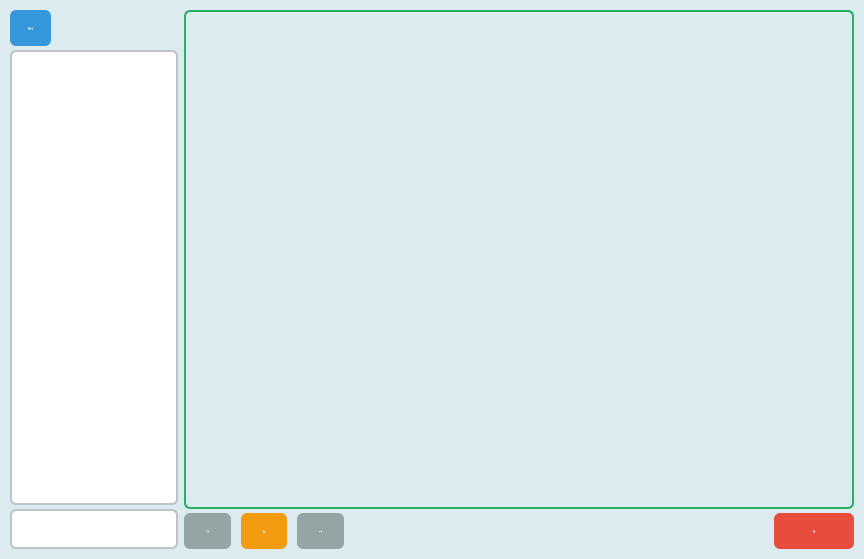
<?xml version="1.0" encoding="UTF-8"?>
<ui version="4.0">
 <class>ImageViewerClass</class>
 <widget class="QWidget" name="ImageViewerClass">
  <property name="geometry">
   <rect>
    <x>0</x>
    <y>0</y>
    <width>864</width>
    <height>559</height>
   </rect>
  </property>
  <property name="windowTitle">
   <string>查看图像记录</string>
  </property>
  <property name="windowIcon">
   <iconset resource="../OCRdemo.qrc">
    <normaloff>:/PIC/Resources/PICs/NGTP.png</normaloff>:/PIC/Resources/PICs/NGTP.png</iconset>
  </property>
  <property name="styleSheet">
   <string notr="true">background-color:rgb(220, 235, 240);</string>
  </property>
  <layout class="QVBoxLayout" name="mainLayout">
   <property name="spacing">
    <number>6</number>
   </property>
   <property name="leftMargin">
    <number>10</number>
   </property>
   <property name="topMargin">
    <number>10</number>
   </property>
   <property name="rightMargin">
    <number>10</number>
   </property>
   <property name="bottomMargin">
    <number>10</number>
   </property>
   <item>
    <layout class="QHBoxLayout" name="contentArea" stretch="2,8">
     <item>
      <layout class="QVBoxLayout" name="leftPanel">
       <property name="spacing">
        <number>4</number>
       </property>
       <item>
        <widget class="QToolButton" name="btnUp">
         <property name="minimumSize">
          <size>
           <width>0</width>
           <height>36</height>
          </size>
         </property>
         <property name="maximumSize">
          <size>
           <width>16777215</width>
           <height>36</height>
          </size>
         </property>
         <property name="font">
          <font>
           <family>Microsoft YaHei</family>
           <pointsize>-1</pointsize>
           <italic>false</italic>
           <bold>true</bold>
          </font>
         </property>
         <property name="styleSheet">
          <string notr="true">QToolButton{font: bold 13px &quot;Microsoft YaHei&quot;; background: #3498db; color: white; border-radius: 6px; padding: 8px 16px;}
QToolButton:hover{background: #2980b9;}</string>
         </property>
         <property name="text">
          <string>返回上一级</string>
         </property>
         <property name="icon">
          <iconset resource="../OCRdemo.qrc">
           <normaloff>:/PIC/Resources/PICs/add_top.png</normaloff>:/PIC/Resources/PICs/add_top.png</iconset>
         </property>
         <property name="iconSize">
          <size>
           <width>20</width>
           <height>20</height>
          </size>
         </property>
         <property name="toolButtonStyle">
          <enum>Qt::ToolButtonStyle::ToolButtonTextBesideIcon</enum>
         </property>
        </widget>
       </item>
       <item>
        <widget class="QTreeView" name="treeView">
         <property name="styleSheet">
          <string notr="true">QTreeView{font: 12px &quot;Microsoft YaHei&quot;; background: #ffffff; border: 2px solid #bdc3c7; border-radius: 6px; padding: 4px;}
QTreeView::item{padding: 4px 8px;}
QTreeView::item:selected{background: #3498db; color: white;}</string>
         </property>
        </widget>
       </item>
       <item>
        <widget class="QLabel" name="labelInfo">
         <property name="minimumSize">
          <size>
           <width>0</width>
           <height>40</height>
          </size>
         </property>
         <property name="font">
          <font>
           <family>Microsoft YaHei</family>
           <pointsize>11</pointsize>
           <bold>true</bold>
          </font>
         </property>
         <property name="styleSheet">
          <string notr="true">QLabel{background: #ffffff; border: 2px solid #bdc3c7; border-radius: 6px; padding: 8px; color: #34495e;}</string>
         </property>
         <property name="text">
          <string/>
         </property>
         <property name="alignment">
          <set>Qt::AlignmentFlag::AlignCenter</set>
         </property>
        </widget>
       </item>
      </layout>
     </item>
     <item>
      <layout class="QVBoxLayout" name="rightPanel">
       <property name="spacing">
        <number>4</number>
       </property>
       <item>
        <widget class="QLabel" name="labelImage">
         <property name="styleSheet">
          <string notr="true">QLabel{  border: 2px solid #27ae60;
border-radius: 6px; min-height: 400px;}</string>
         </property>
         <property name="text">
          <string/>
         </property>
         <property name="alignment">
          <set>Qt::AlignmentFlag::AlignCenter</set>
         </property>
        </widget>
       </item>
       <item>
        <layout class="QHBoxLayout" name="bottomBar">
         <property name="spacing">
          <number>10</number>
         </property>
         <item>
          <widget class="QToolButton" name="btnPrev">
           <property name="minimumSize">
            <size>
             <width>0</width>
             <height>36</height>
            </size>
           </property>
           <property name="maximumSize">
            <size>
             <width>16777215</width>
             <height>36</height>
            </size>
           </property>
           <property name="font">
            <font>
             <family>Microsoft YaHei</family>
             <pointsize>-1</pointsize>
             <italic>false</italic>
             <bold>true</bold>
            </font>
           </property>
           <property name="styleSheet">
            <string notr="true">QToolButton{font: bold 14px &quot;Microsoft YaHei&quot;; background: #95a5a6; color: white; border-radius: 6px; padding: 8px 20px;}
QToolButton:hover{background: #7f8c8d;}</string>
           </property>
           <property name="text">
            <string>上一张</string>
           </property>
           <property name="icon">
            <iconset resource="../OCRdemo.qrc">
             <normaloff>:/PIC/Resources/PICs/calendar_prevmonth.png</normaloff>:/PIC/Resources/PICs/calendar_prevmonth.png</iconset>
           </property>
           <property name="iconSize">
            <size>
             <width>20</width>
             <height>20</height>
            </size>
           </property>
           <property name="toolButtonStyle">
            <enum>Qt::ToolButtonStyle::ToolButtonTextBesideIcon</enum>
           </property>
          </widget>
         </item>
         <item>
          <widget class="QToolButton" name="btnRotate">
           <property name="minimumSize">
            <size>
             <width>0</width>
             <height>36</height>
            </size>
           </property>
           <property name="maximumSize">
            <size>
             <width>16777215</width>
             <height>36</height>
            </size>
           </property>
           <property name="font">
            <font>
             <family>Microsoft YaHei</family>
             <pointsize>-1</pointsize>
             <italic>false</italic>
             <bold>true</bold>
            </font>
           </property>
           <property name="styleSheet">
            <string notr="true">QToolButton{font: bold 14px &quot;Microsoft YaHei&quot;; background: #f39c12; color: white; border-radius: 6px; padding: 8px 20px;}
QToolButton:hover{background: #e67e22;}</string>
           </property>
           <property name="text">
            <string>旋转</string>
           </property>
           <property name="icon">
            <iconset resource="../OCRdemo.qrc">
             <normaloff>:/PIC/Resources/PICs/Huanyuan.png</normaloff>:/PIC/Resources/PICs/Huanyuan.png</iconset>
           </property>
           <property name="iconSize">
            <size>
             <width>20</width>
             <height>20</height>
            </size>
           </property>
           <property name="toolButtonStyle">
            <enum>Qt::ToolButtonStyle::ToolButtonTextBesideIcon</enum>
           </property>
          </widget>
         </item>
         <item>
          <widget class="QToolButton" name="btnNext">
           <property name="minimumSize">
            <size>
             <width>0</width>
             <height>36</height>
            </size>
           </property>
           <property name="maximumSize">
            <size>
             <width>16777215</width>
             <height>36</height>
            </size>
           </property>
           <property name="font">
            <font>
             <family>Microsoft YaHei</family>
             <pointsize>-1</pointsize>
             <italic>false</italic>
             <bold>true</bold>
            </font>
           </property>
           <property name="styleSheet">
            <string notr="true">QToolButton{font: bold 14px &quot;Microsoft YaHei&quot;; background: #95a5a6; color: white; border-radius: 6px; padding: 8px 20px;}
QToolButton:hover{background: #7f8c8d;}</string>
           </property>
           <property name="text">
            <string>下一张</string>
           </property>
           <property name="icon">
            <iconset resource="../OCRdemo.qrc">
             <normaloff>:/PIC/Resources/PICs/calendar_nextmonth.png</normaloff>:/PIC/Resources/PICs/calendar_nextmonth.png</iconset>
           </property>
           <property name="iconSize">
            <size>
             <width>20</width>
             <height>20</height>
            </size>
           </property>
           <property name="toolButtonStyle">
            <enum>Qt::ToolButtonStyle::ToolButtonTextBesideIcon</enum>
           </property>
          </widget>
         </item>
         <item>
          <spacer name="spacerBtn">
           <property name="orientation">
            <enum>Qt::Orientation::Horizontal</enum>
           </property>
           <property name="sizeHint" stdset="0">
            <size>
             <width>20</width>
             <height>20</height>
            </size>
           </property>
          </spacer>
         </item>
         <item>
          <widget class="QToolButton" name="btnClose">
           <property name="minimumSize">
            <size>
             <width>80</width>
             <height>36</height>
            </size>
           </property>
           <property name="maximumSize">
            <size>
             <width>80</width>
             <height>36</height>
            </size>
           </property>
           <property name="font">
            <font>
             <family>Microsoft YaHei</family>
             <pointsize>-1</pointsize>
             <italic>false</italic>
             <bold>true</bold>
            </font>
           </property>
           <property name="styleSheet">
            <string notr="true">QToolButton{font: bold 12px &quot;Microsoft YaHei&quot;; background: #e74c3c; color: white; border-radius: 6px; padding: 6px 14px;}
QToolButton:hover{background: #c0392b;}</string>
           </property>
           <property name="text">
            <string>关闭</string>
           </property>
           <property name="icon">
            <iconset resource="../OCRdemo.qrc">
             <normaloff>:/PIC/Resources/PICs/Fanhui.png</normaloff>:/PIC/Resources/PICs/Fanhui.png</iconset>
           </property>
           <property name="iconSize">
            <size>
             <width>20</width>
             <height>20</height>
            </size>
           </property>
           <property name="toolButtonStyle">
            <enum>Qt::ToolButtonStyle::ToolButtonTextBesideIcon</enum>
           </property>
          </widget>
         </item>
        </layout>
       </item>
      </layout>
     </item>
    </layout>
   </item>
  </layout>
 </widget>
 <resources>
  <include location="../OCRdemo.qrc"/>
 </resources>
 <connections/>
</ui>
